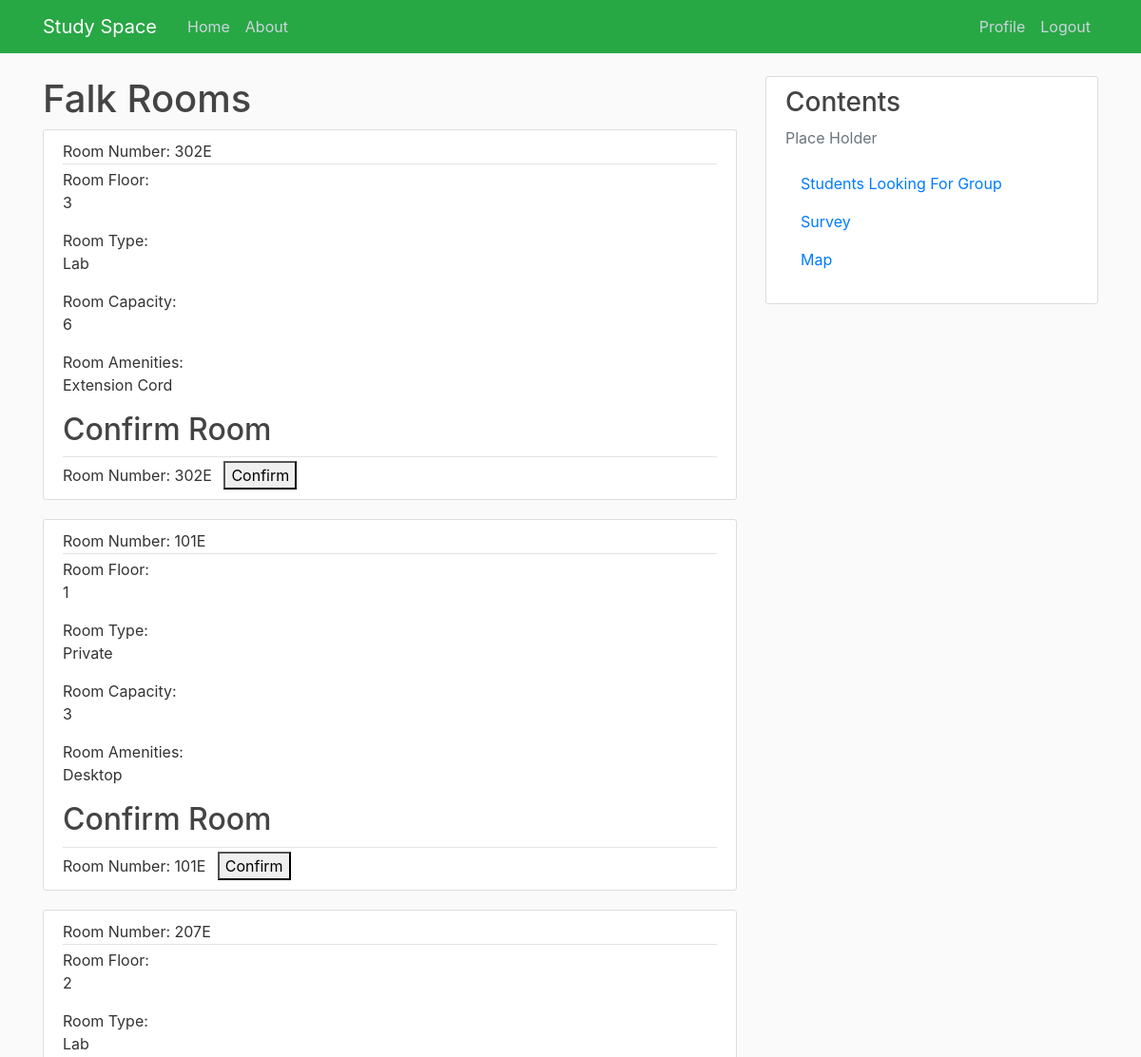
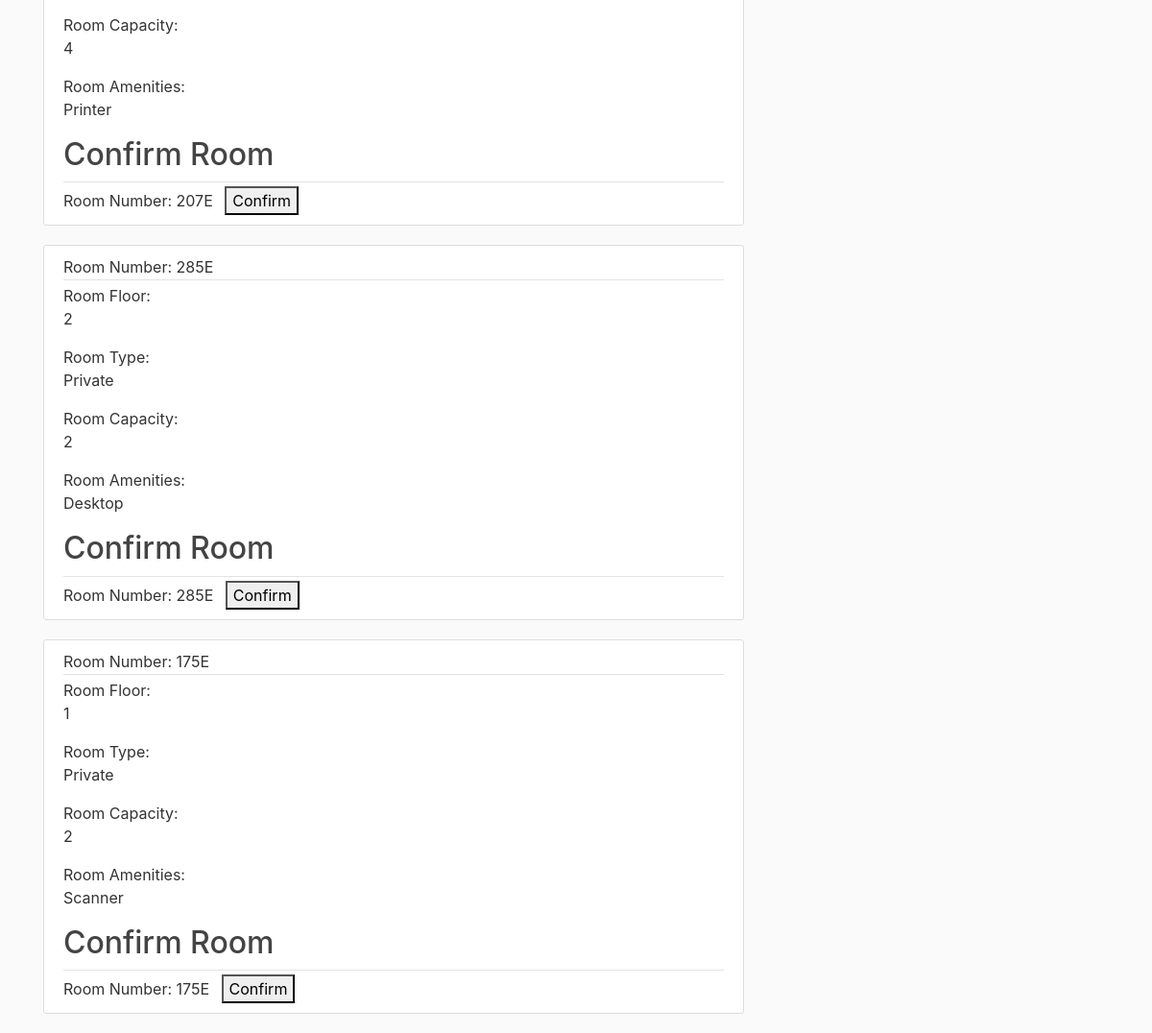
Page /falk (signed in) on the committed database (2 pictures, top to bottom).
### studyspace/database.py (models this page shows, shortened)
class Room(db.Model):
    id = db.Column(db.Integer, primary_key=True)
    building_id = db.Column(db.Integer, db.ForeignKey('building.id'), nullable=False)
    amenities_id = db.Column(db.Integer, db.ForeignKey('amenities.id'), nullable=False)
    name = db.Column(db.String(10), unique=True, nullable=False)
    floor = db.Column(db.String(10), nullable=False)
    roomType = db.Column(db.String(20), nullable=False)
    capacity = db.Column(db.Integer, nullable=False)
    reservation = db.relationship('Reservation', backref='reservationRoom', lazy=True)

class Amenities(db.Model):
    id = db.Column(db.Integer, primary_key=True)
    name = db.Column(db.String(30), nullable=False)
    amenityType = db.Column(db.String(40), nullable=False)
    room = db.relationship('Room', backref='roomAmenities', lazy=True)

### studyspace/routes.py (the view)
@app.route("/falk", methods=['GET', 'POST'])
@login_required
def falk():
    form = BuildingForm()
    rooms = Room.query.filter_by(building_id='5').all()
    amens = Amenities.query.all()
    return render_template('falk.html', title='Falk', form=form, rooms=rooms, amens=amens)

### studyspace/database.py (called while the page is built)
@login_manager.user_loader
def load_user(user_id):
    return User.query.get(int(user_id))

### studyspace/templates/falk.html
{% extends "layout.html" %}
{% block content %}
<h1>Falk Rooms</h1>
{% for room in rooms %}
<article class="media content-section">
    <div class="media-body">
      <div class="article-metadata">
        Room Number: <a class="mr-2">{{ room.name }}</a>
      </div>
      Room Floor: <p class="article-content">{{ room.floor }}</p>
      Room Type: <p class="article-content">{{ room.roomType }}</p>
      Room Capacity: <p class="article-content">{{ room.capacity }}</p>
      Room Amenities: <p class="article-content">{{ room.roomAmenities.name}}</p>
      <div class="article-metadata">
        <h2>Confirm Room</h2>
      </div>
        Room Number: <a class="mr-2">{{ room.name }}</a>
        <a class="mr-2" href="{{ url_for('confirmation') }}">
            <button class="pure-button button-warning confirm" type="submit">Confirm</button>
        </a>
    </div>
  </article>
{% endfor %}
{% endblock content %}

### studyspace/static/main.css (style rules this page uses)
body { background: #fafafa; color: #333333; margin-top: 5rem; }
h1, h2, h3, h4, h5, h6 { color: #444444; }
.content-section { background: #ffffff; padding: 10px 20px; border: 1px solid #dddddd; border-radius: 3px; margin-bottom: 20px; }
.article-content { white-space: pre-line; }
.article-metadata { padding-bottom: 1px; margin-bottom: 4px; border-bottom: 1px solid #e3e3e3 }

### rows in the picture
Room: name "302E", floor "3", roomType "Lab", capacity "6", roomAmenities.name "Extension Cord"
Room: name "101E", floor "1", roomType "Private", capacity "3", roomAmenities.name "Desktop"
Room: name "207E", floor "2", roomType "Lab", capacity "4", roomAmenities.name "Printer"
Room: name "285E", floor "2", roomType "Private", capacity "2", roomAmenities.name "Desktop"
Room: name "175E", floor "1", roomType "Private", capacity "2", roomAmenities.name "Scanner"
